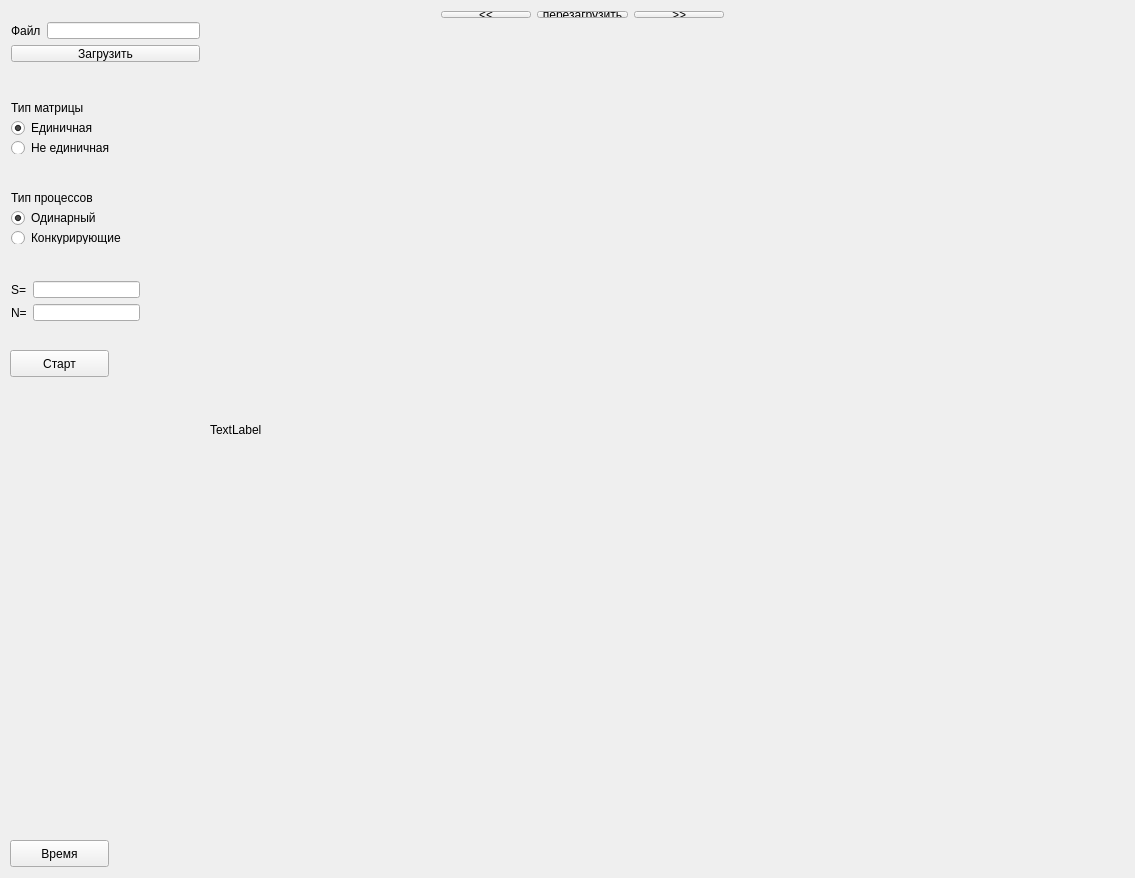
<?xml version="1.0" encoding="UTF-8"?>
<ui version="4.0">
 <class>MainWindow</class>
 <widget class="QMainWindow" name="MainWindow">
  <property name="geometry">
   <rect>
    <x>0</x>
    <y>0</y>
    <width>1135</width>
    <height>878</height>
   </rect>
  </property>
  <property name="windowTitle">
   <string>MainWindow</string>
  </property>
  <widget class="QWidget" name="centralWidget">
   <widget class="QPushButton" name="pushButton">
    <property name="geometry">
     <rect>
      <x>10</x>
      <y>350</y>
      <width>99</width>
      <height>27</height>
     </rect>
    </property>
    <property name="text">
     <string>Старт</string>
    </property>
   </widget>
   <widget class="QLabel" name="label">
    <property name="geometry">
     <rect>
      <x>210</x>
      <y>30</y>
      <width>900</width>
      <height>800</height>
     </rect>
    </property>
    <property name="minimumSize">
     <size>
      <width>900</width>
      <height>800</height>
     </size>
    </property>
    <property name="text">
     <string>TextLabel</string>
    </property>
   </widget>
   <widget class="QWidget" name="layoutWidget">
    <property name="geometry">
     <rect>
      <x>0</x>
      <y>180</y>
      <width>151</width>
      <height>75</height>
     </rect>
    </property>
    <layout class="QVBoxLayout" name="verticalLayout_2">
     <item>
      <widget class="QLabel" name="label_4">
       <property name="text">
        <string>Тип процессов</string>
       </property>
      </widget>
     </item>
     <item>
      <widget class="QRadioButton" name="radioButton_3">
       <property name="text">
        <string>Одинарный</string>
       </property>
       <property name="checked">
        <bool>true</bool>
       </property>
      </widget>
     </item>
     <item>
      <widget class="QRadioButton" name="radioButton_4">
       <property name="text">
        <string>Конкурирующие</string>
       </property>
      </widget>
     </item>
    </layout>
   </widget>
   <widget class="QPushButton" name="pushButton_6">
    <property name="geometry">
     <rect>
      <x>60</x>
      <y>-250</y>
      <width>99</width>
      <height>27</height>
     </rect>
    </property>
    <property name="text">
     <string>PushButton</string>
    </property>
   </widget>
   <widget class="QWidget" name="layoutWidget">
    <property name="geometry">
     <rect>
      <x>0</x>
      <y>90</y>
      <width>151</width>
      <height>75</height>
     </rect>
    </property>
    <layout class="QVBoxLayout" name="verticalLayout">
     <item>
      <widget class="QLabel" name="label_3">
       <property name="text">
        <string>Тип матрицы</string>
       </property>
      </widget>
     </item>
     <item>
      <widget class="QRadioButton" name="radioButton">
       <property name="text">
        <string>Единичная</string>
       </property>
       <property name="checked">
        <bool>true</bool>
       </property>
      </widget>
     </item>
     <item>
      <widget class="QRadioButton" name="radioButton_2">
       <property name="text">
        <string>Не единичная</string>
       </property>
      </widget>
     </item>
    </layout>
   </widget>
   <widget class="QWidget" name="layoutWidget">
    <property name="geometry">
     <rect>
      <x>0</x>
      <y>11</y>
      <width>211</width>
      <height>62</height>
     </rect>
    </property>
    <layout class="QGridLayout" name="gridLayout">
     <item row="0" column="0">
      <widget class="QLabel" name="label_2">
       <property name="text">
        <string>Файл</string>
       </property>
      </widget>
     </item>
     <item row="0" column="1">
      <widget class="QLineEdit" name="lineEdit_2">
       <property name="text">
        <string/>
       </property>
      </widget>
     </item>
     <item row="1" column="0" colspan="2">
      <widget class="QPushButton" name="pushButton_5">
       <property name="text">
        <string>Загрузить</string>
       </property>
      </widget>
     </item>
    </layout>
   </widget>
   <widget class="QWidget" name="layoutWidget">
    <property name="geometry">
     <rect>
      <x>0</x>
      <y>270</y>
      <width>151</width>
      <height>62</height>
     </rect>
    </property>
    <layout class="QGridLayout" name="gridLayout_2">
     <item row="0" column="0">
      <widget class="QLabel" name="label_5">
       <property name="text">
        <string>S=</string>
       </property>
      </widget>
     </item>
     <item row="0" column="1">
      <widget class="QLineEdit" name="lineEdit">
       <property name="text">
        <string/>
       </property>
      </widget>
     </item>
     <item row="1" column="0">
      <widget class="QLabel" name="label_6">
       <property name="text">
        <string>N=</string>
       </property>
      </widget>
     </item>
     <item row="1" column="1">
      <widget class="QLineEdit" name="lineEdit_3">
       <property name="text">
        <string/>
       </property>
      </widget>
     </item>
    </layout>
   </widget>
   <widget class="QWidget" name="layoutWidget">
    <property name="geometry">
     <rect>
      <x>430</x>
      <y>0</y>
      <width>305</width>
      <height>29</height>
     </rect>
    </property>
    <layout class="QGridLayout" name="gridLayout_3">
     <item row="0" column="0">
      <widget class="QPushButton" name="pushButton_3">
       <property name="text">
        <string>&lt;&lt;</string>
       </property>
      </widget>
     </item>
     <item row="0" column="1">
      <widget class="QPushButton" name="pushButton_4">
       <property name="text">
        <string>перезагрузить</string>
       </property>
      </widget>
     </item>
     <item row="0" column="2">
      <widget class="QPushButton" name="pushButton_2">
       <property name="text">
        <string>&gt;&gt;</string>
       </property>
      </widget>
     </item>
    </layout>
   </widget>
   <widget class="QPushButton" name="pushButton_7">
    <property name="geometry">
     <rect>
      <x>10</x>
      <y>840</y>
      <width>99</width>
      <height>27</height>
     </rect>
    </property>
    <property name="text">
     <string>Время</string>
    </property>
   </widget>
  </widget>
 </widget>
 <layoutdefault spacing="6" margin="11"/>
 <resources/>
 <connections/>
</ui>
